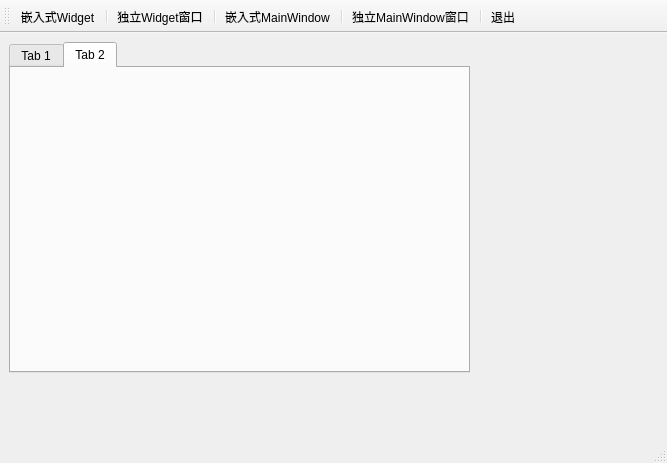
<?xml version="1.0" encoding="UTF-8"?>
<ui version="4.0">
 <class>MainWindow</class>
 <widget class="QMainWindow" name="MainWindow">
  <property name="geometry">
   <rect>
    <x>0</x>
    <y>0</y>
    <width>667</width>
    <height>463</height>
   </rect>
  </property>
  <property name="windowTitle">
   <string>MainWindow</string>
  </property>
  <property name="autoFillBackground">
   <bool>true</bool>
  </property>
  <widget class="QWidget" name="centralwidget">
   <widget class="QTabWidget" name="tabWidget">
    <property name="geometry">
     <rect>
      <x>9</x>
      <y>9</y>
      <width>461</width>
      <height>331</height>
     </rect>
    </property>
    <property name="currentIndex">
     <number>1</number>
    </property>
    <widget class="QWidget" name="tab">
     <attribute name="title">
      <string>Tab 1</string>
     </attribute>
    </widget>
    <widget class="QWidget" name="tab_2">
     <attribute name="title">
      <string>Tab 2</string>
     </attribute>
    </widget>
   </widget>
  </widget>
  <widget class="QMenuBar" name="menubar">
   <property name="geometry">
    <rect>
     <x>0</x>
     <y>0</y>
     <width>667</width>
     <height>21</height>
    </rect>
   </property>
  </widget>
  <widget class="QStatusBar" name="statusbar"/>
  <widget class="QToolBar" name="toolBar">
   <property name="windowTitle">
    <string>toolBar</string>
   </property>
   <attribute name="toolBarArea">
    <enum>TopToolBarArea</enum>
   </attribute>
   <attribute name="toolBarBreak">
    <bool>false</bool>
   </attribute>
   <addaction name="actEmbedWidget"/>
   <addaction name="separator"/>
   <addaction name="actIndWidget"/>
   <addaction name="separator"/>
   <addaction name="actEmbedWindow"/>
   <addaction name="separator"/>
   <addaction name="actIndWindow"/>
   <addaction name="separator"/>
   <addaction name="actQuit"/>
  </widget>
  <action name="actEmbedWidget">
   <property name="text">
    <string>嵌入式Widget</string>
   </property>
  </action>
  <action name="actIndWidget">
   <property name="text">
    <string>独立Widget窗口</string>
   </property>
  </action>
  <action name="actEmbedWindow">
   <property name="text">
    <string>嵌入式MainWindow</string>
   </property>
  </action>
  <action name="actIndWindow">
   <property name="text">
    <string>独立MainWindow窗口</string>
   </property>
  </action>
  <action name="actQuit">
   <property name="text">
    <string>退出</string>
   </property>
  </action>
 </widget>
 <resources/>
 <connections>
  <connection>
   <sender>actQuit</sender>
   <signal>triggered()</signal>
   <receiver>MainWindow</receiver>
   <slot>close()</slot>
   <hints>
    <hint type="sourcelabel">
     <x>-1</x>
     <y>-1</y>
    </hint>
    <hint type="destinationlabel">
     <x>399</x>
     <y>299</y>
    </hint>
   </hints>
  </connection>
 </connections>
</ui>
